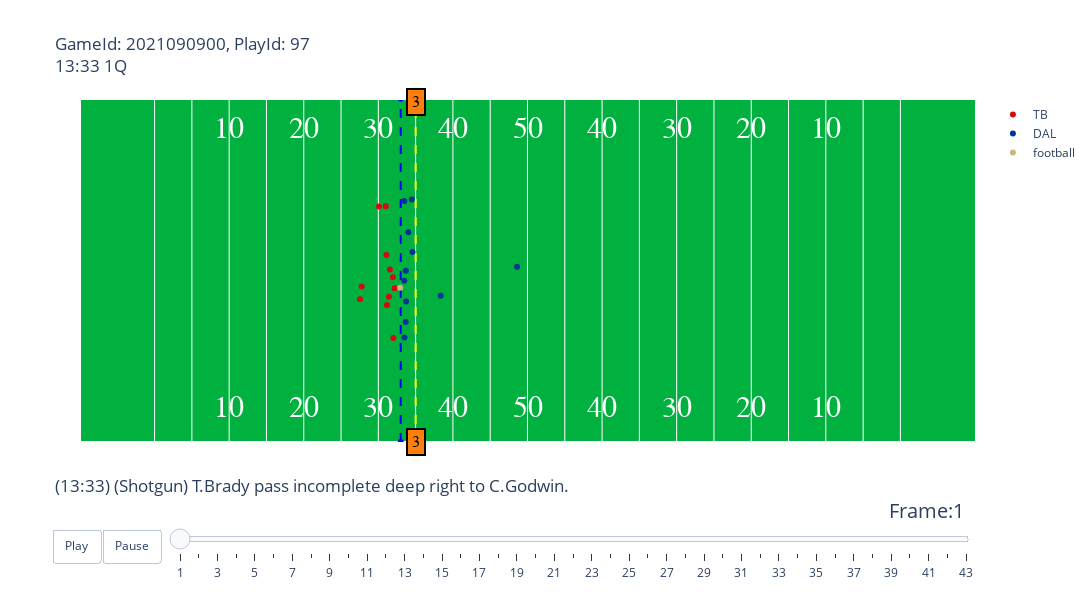

Write notebook code for a chart like this one.
### Code cell
animate_play(week1,plays,players,pffScoutingData,2021090900,97).show()
animate_play(week1,plays,players,pffScoutingData,2021090900,97).write_html("play97.mp4")

### Figure 1 — Plotly figure (JSON) as saved in the notebook; plotly's stock layout.template omitted (floating-point values rounded to 4 significant figures)
{"data": [{"hoverinfo": "none", "mode": "text", "showlegend": false, "text": ["10", "20", "30", "40", "50", "40", "30", "20", "10"], "textfont": {"color": "#ffffff", "family": "Courier New, monospace", "size": 30}, "type": "scatter", "x": [20, 30, 40, 50, 60, 70, 80, 90, 100], "y": [5, 5, 5, 5, 5, 5, 5, 5, 5]}, {"hoverinfo": "none", "mode": "text", "showlegend": false, "text": ["10", "20", "30", "40", "50", "40", "30", "20", "10"], "textfont": {"color": "#ffffff", "family": "Courier New, monospace", "size": 30}, "type": "scatter", "x": [20, 30, 40, 50, 60, 70, 80, 90, 100], "y": [48.5, 48.5, 48.5, 48.5, 48.5, 48.5, 48.5, 48.5, 48.5]}, {"hoverinfo": "none", "line": {"color": "blue", "dash": "dash"}, "showlegend": false, "type": "scatter", "x": [43, 43], "y": [0, 53.5]}, {"hoverinfo": "none", "line": {"color": "yellow", "dash": "dash"}, "showlegend": false, "type": "scatter", "x": [45, 45], "y": [0, 53.5]}, {"hoverinfo": "text", "hovertext": ["nflId:25511.0<br>displayName:Tom Brady<br>Position:QB<br>Role:Pass", "nflId:35481.0<br>displayName:Rob Gronkowski<br>Position:TE-L<br>Role:Pass Route", "nflId:35634.0<br>displayName:Antonio Brown<br>Position:LWR<br>Role:Pass Route", "nflId:39985.0<br>displayName:Giovani Bernard<br>Position:HB-R<br>Role:Pass Route", "nflId:40151.0<br>displayName:Ryan Jensen<br>Position:C<br>Role:Pass Block", "nflId:41233.0<br>displayName:Mike Evans<br>Position:RWR<br>Role:Pass Route", "nflId:42377.0<br>displayName:Donovan Smith<br>Position:LT<br>Role:Pass Block", "nflId:42404.0<br>displayName:Ali Marpet<br>Position:LG<br>Role:Pass Block", "nflId:44896.0<br>displayName:Chris Godwin<br>Position:SLWR<br>Role:Pass Route", "nflId:46163.0<br>displayName:Alex Cappa<br>Position:RG<br>Role:Pass Block", "nflId:52421.0<br>displayName:Tristan Wirfs<br>Position:RT<br>Role:Pass Block"], "marker": {"color": "#D50A0A"}, "mode": "markers", "name": "TB", "type": "scatter", "x": [37.77, 41.08, 40.99, 37.54, 42.18, 42.01, 41.55, 41.95, 40.09, 41.42, 41.15], "y": [24.22, 29.15, 36.74, 22.26, 23.97, 16.19, 26.89, 25.66, 36.72, 22.63, 21.36]}, {"hoverinfo": "text", "hovertext": ["nflId:41263.0<br>displayName:Demarcus Lawrence<br>Position:LEO<br>Role:Pass Rush", "nflId:42403.0<br>displayName:Randy Gregory<br>Position:ROLB<br>Role:Pass Rush", "nflId:43306.0<br>displayName:Keanu Neal<br>Position:ROLB<br>Role:Coverage", "nflId:43478.0<br>displayName:Anthony Brown<br>Position:RCB<br>Role:Coverage", "nflId:44904.0<br>displayName:Jourdan Lewis<br>Position:SCBR<br>Role:Coverage", "nflId:44955.0<br>displayName:Carlos Watkins<br>Position:DRT<br>Role:Pass Rush", "nflId:44962.0<br>displayName:Damontae Kazee<br>Position:FS<br>Role:Coverage", "nflId:47996.0<br>displayName:Donovan Wilson<br>Position:LILB<br>Role:Coverage", "nflId:52459.0<br>displayName:Trevon Diggs<br>Position:LCB<br>Role:Coverage", "nflId:53441.0<br>displayName:Micah Parsons<br>Position:LILB<br>Role:Pass Rush", "nflId:53504.0<br>displayName:Osa Odighizuwa<br>Position:RE<br>Role:Pass Rush"], "marker": {"color": "#003594"}, "mode": "markers", "name": "DAL", "type": "scatter", "x": [43.66, 44.03, 44.59, 43.49, 44.5, 43.47, 58.6, 48.36, 43.5, 43.71, 43.69], "y": [18.7, 32.69, 29.62, 37.55, 37.78, 25.14, 27.33, 22.8, 16.27, 21.88, 26.67]}, {"hoverinfo": "none", "marker": {"color": "#CBB67C"}, "mode": "markers", "name": "football", "type": "scatter", "x": [42.92], "y": [24.04]}], "layout": {"annotations": [{"align": "center", "bgcolor": "#ff7f0e", "bordercolor": "black", "borderpad": 4, "borderwidth": 2, "font": {"color": "black", "family": "Courier New, monospace", "size": 16}, "opacity": 1, "showarrow": false, "text": "3", "x": 45, "y": 0}, {"align": "center", "bgcolor": "#ff7f0e", "bordercolor": "black", "borderpad": 4, "borderwidth": 2, "font": {"color": "black", "family": "Courier New, monospace", "size": 16}, "opacity": 1, "showarrow": false, "text": "3", "x": 45, "y": 53}], "autosize": false, "height": 600, "plot_bgcolor": "#00B140", "sliders": [{"active": 0, "currentvalue": {"font": {"size": 20}, "prefix": "Frame:", "visible": true, "xanchor": "right"}, "len": 0.9, "pad": {"b": 10, "t": 50}, "steps": [{"args": [[1], {"frame": {"duration": 100, "redraw": false}, "mode": "immediate", "transition": {"duration": 0}}], "label": "1", "method": "animate"}, {"args": [[2], {"frame": {"duration": 100, "redraw": false}, "mode": "immediate", "transition": {"duration": 0}}], "label": "2", "method": "animate"}, {"args": [[3], {"frame": {"duration": 100, "redraw": false}, "mode": "immediate", "transition": {"duration": 0}}], "label": "3", "method": "animate"}, {"args": [[4], {"frame": {"duration": 100, "redraw": false}, "mode": "immediate", "transition": {"duration": 0}}], "label": "4", "method": "animate"}, {"args": [[5], {"frame": {"duration": 100, "redraw": false}, "mode": "immediate", "transition": {"duration": 0}}], "label": "5", "method": "animate"}, {"args": [[6], {"frame": {"duration": 100, "redraw": false}, "mode": "immediate", "transition": {"duration": 0}}], "label": "6", "method": "animate"}, {"args": [[7], {"frame": {"duration": 100, "redraw": false}, "mode": "immediate", "transition": {"duration": 0}}], "label": "7", "method": "animate"}, {"args": [[8], {"frame": {"duration": 100, "redraw": false}, "mode": "immediate", "transition": {"duration": 0}}], "label": "8", "method": "animate"}, {"args": [[9], {"frame": {"duration": 100, "redraw": false}, "mode": "immediate", "transition": {"duration": 0}}], "label": "9", "method": "animate"}, {"args": [[10], {"frame": {"duration": 100, "redraw": false}, "mode": "immediate", "transition": {"duration": 0}}], "label": "10", "method": "animate"}, {"args": [[11], {"frame": {"duration": 100, "redraw": false}, "mode": "immediate", "transition": {"duration": 0}}], "label": "11", "method": "animate"}, {"args": [[12], {"frame": {"duration": 100, "redraw": false}, "mode": "immediate", "transition": {"duration": 0}}], "label": "12", "method": "animate"}, {"args": [[13], {"frame": {"duration": 100, "redraw": false}, "mode": "immediate", "transition": {"duration": 0}}], "label": "13", "method": "animate"}, {"args": [[14], {"frame": {"duration": 100, "redraw": false}, "mode": "immediate", "transition": {"duration": 0}}], "label": "14", "method": "animate"}, {"args": [[15], {"frame": {"duration": 100, "redraw": false}, "mode": "immediate", "transition": {"duration": 0}}], "label": "15", "method": "animate"}, {"args": [[16], {"frame": {"duration": 100, "redraw": false}, "mode": "immediate", "transition": {"duration": 0}}], "label": "16", "method": "animate"}, {"args": [[17], {"frame": {"duration": 100, "redraw": false}, "mode": "immediate", "transition": {"duration": 0}}], "label": "17", "method": "animate"}, {"args": [[18], {"frame": {"duration": 100, "redraw": false}, "mode": "immediate", "transition": {"duration": 0}}], "label": "18", "method": "animate"}, {"args": [[19], {"frame": {"duration": 100, "redraw": false}, "mode": "immediate", "transition": {"duration": 0}}], "label": "19", "method": "animate"}, {"args": [[20], {"frame": {"duration": 100, "redraw": false}, "mode": "immediate", "transition": {"duration": 0}}], "label": "20", "method": "animate"}, {"args": [[21], {"frame": {"duration": 100, "redraw": false}, "mode": "immediate", "transition": {"duration": 0}}], "label": "21", "method": "animate"}, {"args": [[22], {"frame": {"duration": 100, "redraw": false}, "mode": "immediate", "transition": {"duration": 0}}], "label": "22", "method": "animate"}, {"args": [[23], {"frame": {"duration": 100, "redraw": false}, "mode": "immediate", "transition": {"duration": 0}}], "label": "23", "method": "animate"}, {"args": [[24], {"frame": {"duration": 100, "redraw": false}, "mode": "immediate", "transition": {"duration": 0}}], "label": "24", "method": "animate"}, {"args": [[25], {"frame": {"duration": 100, "redraw": false}, "mode": "immediate", "transition": {"duration": 0}}], "label": "25", "method": "animate"}, {"args": [[26], {"frame": {"duration": 100, "redraw": false}, "mode": "immediate", "transition": {"duration": 0}}], "label": "26", "method": "animate"}, {"args": [[27], {"frame": {"duration": 100, "redraw": false}, "mode": "immediate", "transition": {"duration": 0}}], "label": "27", "method": "animate"}, {"args": [[28], {"frame": {"duration": 100, "redraw": false}, "mode": "immediate", "transition": {"duration": 0}}], "label": "28", "method": "animate"}, {"args": [[29], {"frame": {"duration": 100, "redraw": false}, "mode": "immediate", "transition": {"duration": 0}}], "label": "29", "method": "animate"}, {"args": [[30], {"frame": {"duration": 100, "redraw": false}, "mode": "immediate", "transition": {"duration": 0}}], "label": "30", "method": "animate"}, {"args": [[31], {"frame": {"duration": 100, "redraw": false}, "mode": "immediate", "transition": {"duration": 0}}], "label": "31", "method": "animate"}, {"args": [[32], {"frame": {"duration": 100, "redraw": false}, "mode": "immediate", "transition": {"duration": 0}}], "label": "32", "method": "animate"}, {"args": [[33], {"frame": {"duration": 100, "redraw": false}, "mode": "immediate", "transition": {"duration": 0}}], "label": "33", "method": "animate"}, {"args": [[34], {"frame": {"duration": 100, "redraw": false}, "mode": "immediate", "transition": {"duration": 0}}], "label": "34", "method": "animate"}, {"args": [[35], {"frame": {"duration": 100, "redraw": false}, "mode": "immediate", "transition": {"duration": 0}}], "label": "35", "method": "animate"}, {"args": [[36], {"frame": {"duration": 100, "redraw": false}, "mode": "immediate", "transition": {"duration": 0}}], "label": "36", "method": "animate"}, {"args": [[37], {"frame": {"duration": 100, "redraw": false}, "mode": "immediate", "transition": {"duration": 0}}], "label": "37", "method": "animate"}, {"args": [[38], {"frame": {"duration": 100, "redraw": false}, "mode": "immediate", "transition": {"duration": 0}}], "label": "38", "method": "animate"}, {"args": [[39], {"frame": {"duration": 100, "redraw": false}, "mode": "immediate", "transition": {"duration": 0}}], "label": "39", "method": "animate"}, {"args": [[40], {"frame": {"duration": 100, "redraw": false}, "mode": "immediate", "transition": {"duration": 0}}], "label": "40", "method": "animate"}, {"args": [[41], {"frame": {"duration": 100, "redraw": false}, "mode": "immediate", "transition": {"duration": 0}}], "label": "41", "method": "animate"}, {"args": [[42], {"frame": {"duration": 100, "redraw": false}, "mode": "immediate", "transition": {"duration": 0}}], "label": "42", "method": "animate"}, {"args": [[43], {"frame": {"duration": 100, "redraw": false}, "mode": "immediate", "transition": {"duration": 0}}], "label": "43", "method": "animate"}], "transition": {"duration": 300, "easing": "cubic-in-out"}, "x": 0.1, "xanchor": "left", "y": 0, "yanchor": "top"}], "title": {"text": "GameId: 2021090900, PlayId: 97<br>13:33 1Q<br><br><br><br><br><br><br><br><br><br><br><br><br><br><br><br><br><br><br>(13:33) (Shotgun) T.Brady pass incomplete deep right to C.Godwin."}, "updatemenus": [{"buttons": [{"args": [null, {"frame": {"duration": 100, "redraw": false}, "fromcurrent": true, "transition": {"duration": 0}}], "label": "Play", "method": "animate"}, {"args": [[null], {"frame": {"duration": 0, "redraw": false}, "mode": "immediate", "transition": {"duration": 0}}], "label": "Pause", "method": "animate"}], "direction": "left", "pad": {"r": 10, "t": 87}, "showactive": false, "type": "buttons", "x": 0.1, "xanchor": "right", "y": 0, "yanchor": "top"}], "width": 1200, "xaxis": {"autorange": false, "range": [0, 120], "showticklabels": false, "tickmode": "array", "tickvals": [10, 15, 20, 25, 30, 35, 40, 45, 50, 55, 60, 65, 70, 75, 80, 85, 90, 95, 100, 105, 110]}, "yaxis": {"autorange": false, "range": [0, 53.3], "showgrid": false, "showticklabels": false}}}
